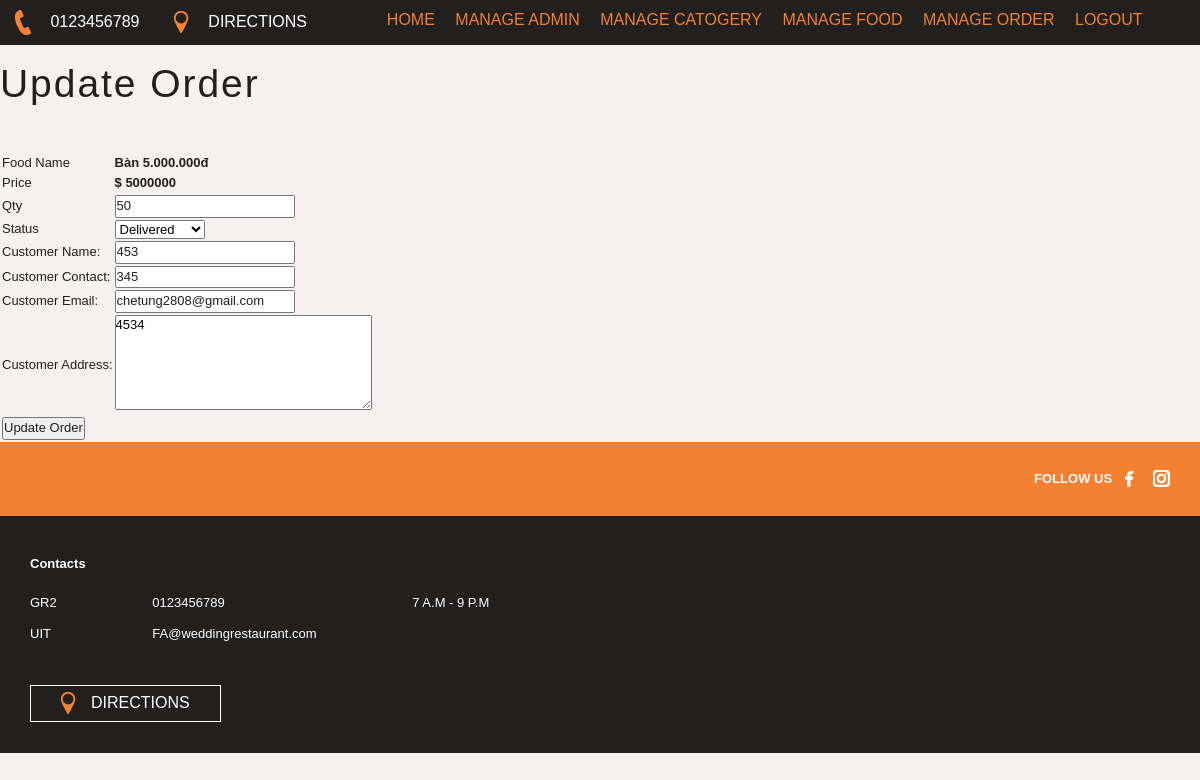
Page /weddinghall/admin/update-order.php?id=7 (signed in) on the committed database.
### tables this page shows
CREATE TABLE `tbl_order` (
  `id` int(10) UNSIGNED NOT NULL,
  `food` varchar(150) NOT NULL,
  `price` int(100) NOT NULL,
  `qty` int(11) NOT NULL,
  `total` int(100) NOT NULL,
  `order_date` datetime NOT NULL,
  `date_wedding` varchar(11) NOT NULL,
  `status` varchar(50) NOT NULL,
  `customer_name` varchar(150) NOT NULL,
  `customer_contact` varchar(20) NOT NULL,
  `customer_email` varchar(150) NOT NULL,
  `customer_address` varchar(255) NOT NULL
);

### weddinghall/admin/update-order.php (the view, shortened to what this page needs)
<?php include('partials/menu.php'); ?>
<div class="main-content">
    <div class="wrapper">
        <h1>Update Order</h1>
        <br><br>
        <?php
            if(isset($_GET['id']))
            {
                $id=$_GET['id'];
                $sql = "SELECT * FROM tbl_order WHERE id=$id";
                $res = mysqli_query($conn, $sql);
                $count = mysqli_num_rows($res);
                if($count==1)
                {
                    $row=mysqli_fetch_assoc($res);
                    $food = $row['food'];
                    $price = $row['price'];
                    $qty = $row['qty'];
                    $status = $row['status'];
                    $customer_name = $row['customer_name'];
                    $customer_contact = $row['customer_contact'];
                    $customer_email = $row['customer_email'];
                    $customer_address= $row['customer_address'];
                }
                else
                {
                    header('location:'.SITEURL.'admin/manage-order.php');
                }
            }
            else
            {
                header('location:'.SITEURL.'admin/manage-order.php');
            }
        ?>
        <form action="" method="POST">
            <table class="tbl-30">
                <tr>
                    <td>Food Name</td>
                    <td><b> <?php echo $food; ?> </b></td>
                </tr>
                <tr>
                    <td>Price</td>
                    <td>
                        <b> $ <?php echo $price; ?></b>
                    </td>
                </tr>
                <tr>
                    <td>Qty</td>
                    <td>
                        <input type="number" name="qty" value="<?php echo $qty; ?>">
                    </td>
                </tr>
                <tr>
                    <td>Status</td>
                    <td>
                        <select name="status">
                            <option <?php if($status=="Delivered"){echo "selected";} ?> value="Delivered">Delivered</option>
                        </select>
                    </td>
                </tr>
                <tr>
                    <td>Customer Name: </td>
                    <td>
                        <input type="text" name="customer_name" value="<?php echo $customer_name; ?>">
                    </td>
                </tr>
                <tr>
                    <td>Customer Contact: </td>
                    <td>
                        <input type="text" name="customer_contact" value="<?php echo $customer_contact; ?>">
                    </td>
                </tr>
                <tr>
                    <td>Customer Email: </td>
                    <td>
                        <input type="text" name="customer_email" value="<?php echo $customer_email; ?>">
                    </td>
                </tr>
                <tr>
                    <td>Customer Address: </td>
                    <td>
                        <textarea name="customer_address" cols="30" rows="5"><?php echo $customer_address; ?></textarea>
                    </td>
                </tr>
                <tr>
                    <td clospan="2">
                        <input type="submit" name="submit" value="Update Order" class="btn-secondary">
                    </td>
                </tr>
            </table>
        </form>
    </div>
</div>
<?php include('partials/footer.php'); ?>

### weddinghall/css/style.css (style rules this page uses)
* { margin: 0 0; padding: 0 0; font-family: Arial, Helvetica, sans-serif; }

### rows in the picture
tbl_order: food "Bàn 5.000.000đ", price "5000000", qty "50", status "Delivered", customer_name "453", customer_contact "345", customer_email "chetung2808@gmail.com", customer_address "4534"
